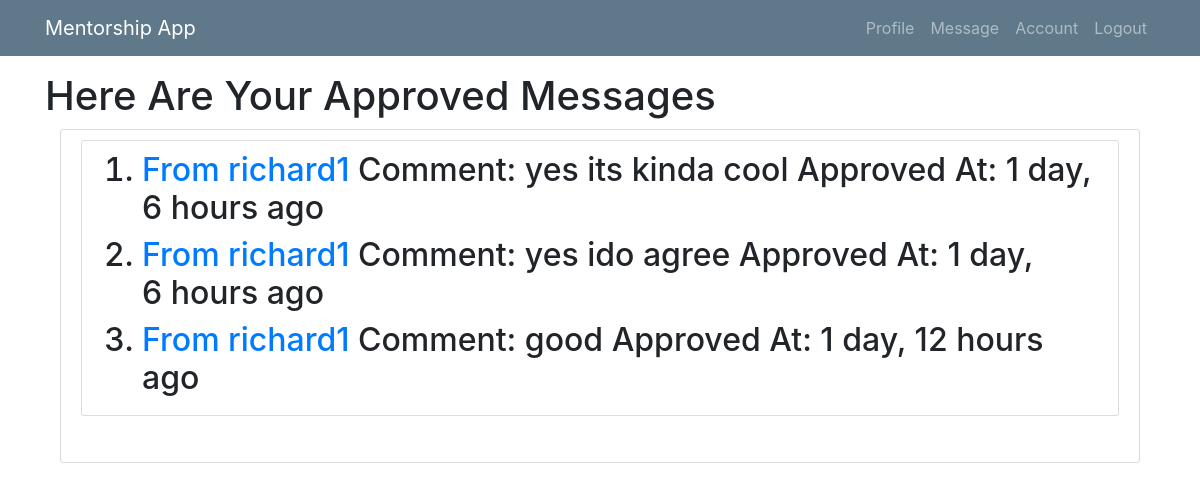
Before: /approved/ (signed in) with the older database file.
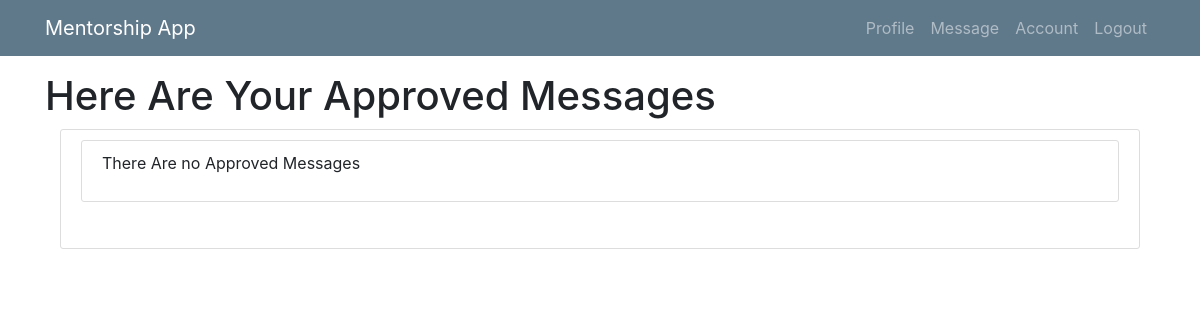
After: the same page with the newer database file.
### mentee/models.py (models this page shows, shortened)
class Msg(models.Model):
    sender = models.ForeignKey(User, related_name="sender", on_delete=models.CASCADE, null=True)
    receipient = models.ForeignKey(User, related_name="receipient", on_delete=models.CASCADE)
    msg_content = models.TextField(max_length=100)
    sent_at = models.DateTimeField(null=True, blank=True)
    comment = models.TextField(blank=True, null=True)
    comment_at = models.DateTimeField(blank=True, null=True)
    is_approved = models.BooleanField(default=False, verbose_name="Approve?")
    date_approved = models.DateTimeField(blank=True, null=True)
    class Meta:
        ordering = ['-sent_at']

class User(AbstractUser):
    is_mentee = models.BooleanField(default=False)
    is_mentor = models.BooleanField(default=False)

### mentee/views/mentee.py (the view)
# urls.py: path('approved/', mentee.Approved.as_view(), name='approved'),
class Approved(LoginRequiredMixin, UserPassesTestMixin,View):
    def test_func(self):
        return self.request.user.is_mentee
    def get(self, request):
        messo = Msg.objects.filter(is_approved=True).order_by('-date_approved')
        context = {
            'messo': messo,
        }
        return render(request, "menti/approved.html", context)

### mentee/templates/menti/approved.html (shortened to what this page needs)
{% extends 'menti/base.html' %}
{% load humanize %}
{% block content %}
<br><br><br>
 <h1>Here Are Your Approved Messages</h1>
<main role="main" class="container">
      <div class="row">
        <div class="col-md-8">
        </div>
        <div class="col-md-12">
          <div class="content-section">
              <ul class="list-group">
                  <div class="content-section">
      <div class="media">
     {% if messo %}
  <ol>
      {% for approved in messo %}
      <h2><li><a href="">From {{ approved.receipient }} </a> Comment: {{ approved.comment }} Approved At: {{ approved.date_approved|naturaltime }}</li></h2>
      {% endfor %}
  </ol>
{% else %}
<p>There Are no Approved Messages</p>
{% endif %}
      </div>
   </div>
              </ul>
          </div>
        </div>
      </div>
    </main>
{% endblock %}

### mentee/templates/menti/base.html (shortened to what this page needs)
{% load static %}
<!DOCTYPE html>
<html lang="en" xmlns="http://www.w3.org/1999/html">
  <head>
    <link rel="stylesheet" type="text/css" href="{% static 'mentee/main.css' %}">
      <link rel="stylesheet" type="text/css" href="{% static 'css/bootstrap.css' %}">
      <link rel="stylesheet" type="text/css" href="{% static 'css/bootstrap-grid.css' %}">
      <link rel="stylesheet" type="text/css" href="{% static 'css/bootstrap-reboot.css' %}">
  </head>
  <body>
  <header class="site-header">
      <nav class="navbar navbar-expand-md navbar-dark bg-steel fixed-top">
        <div class="container">
          <a class="navbar-brand mr-4" href="">Mentorship App</a>
          <div class="collapse navbar-collapse" id="navbarToggle">
            <div class="navbar-nav">
             {% if user.is_authenticated %}
                <a class="nav-item nav-link" href="{% url 'profile' %}">Profile</a>
                <a class="nav-item nav-link" href="{% url 'module-message' %}">Message</a>
                <a class="nav-item nav-link" href="{% url 'account' %}">Account</a>
                <a class="nav-item nav-link" href="{% url 'logout' %}">Logout</a>
              {% else %}
                <a class="nav-item nav-link" href="{% url 'home' %}">Home</a>
                <a class="nav-item nav-link" href="{% url 'login' %}">Login</a>
                <a class="nav-item nav-link" href="{% url 'register' %}">Register</a>
              {% endif %}
            </div>
          </div>
        </div>
      </nav>
    </header>
<div class="container">
  {% block content %}
  {% endblock %}
</div>
  </body>
</html>

### mentee/static/mentee/main.css (style rules this page uses)
body { background: #fafafa; color: #333333; margin-top: 5rem; }
h1, h2, h3, h4, h5, h6 { color: #444444; }
ul { margin: 0; }
.bg-steel { background-color: #5f788a; }
.site-header .navbar-nav .nav-link { color: #cbd5db; }
.content-section { background: #ffffff; padding: 10px 20px; border: 1px solid #dddddd; border-radius: 3px; margin-bottom: 20px; }

Changed rows visible on the page:
removed Msg: receipient "richard1", comment "yes its kinda cool", date_approved "1 day, 6 hours ago"
removed Msg: receipient "richard1", comment "yes ido agree", date_approved "1 day, 6 hours ago"
removed Msg: receipient "richard1", comment "good", date_approved "1 day, 12 hours ago"
Other visible differences:
text now shown: "There Are no Approved Messages"
